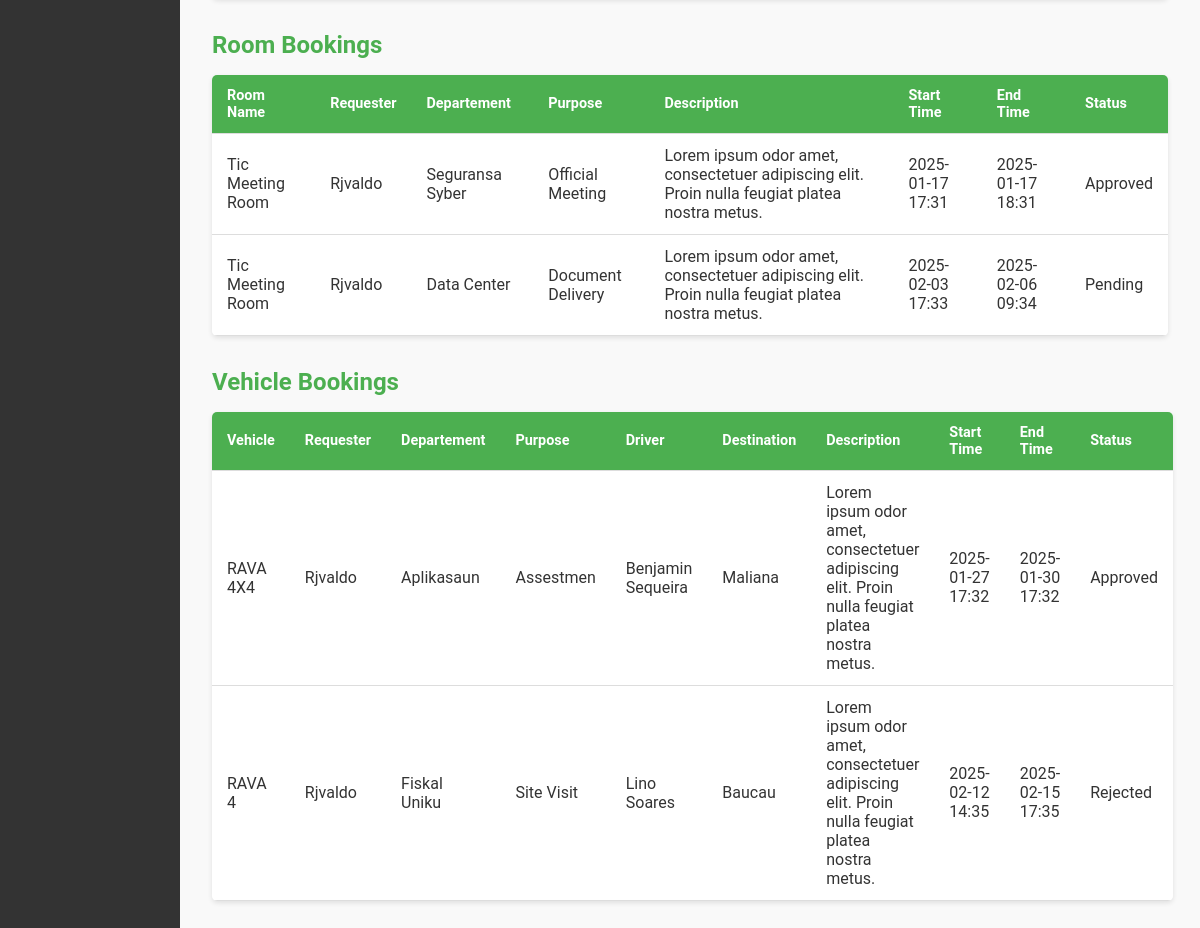
The app's page / (lower part), older data.
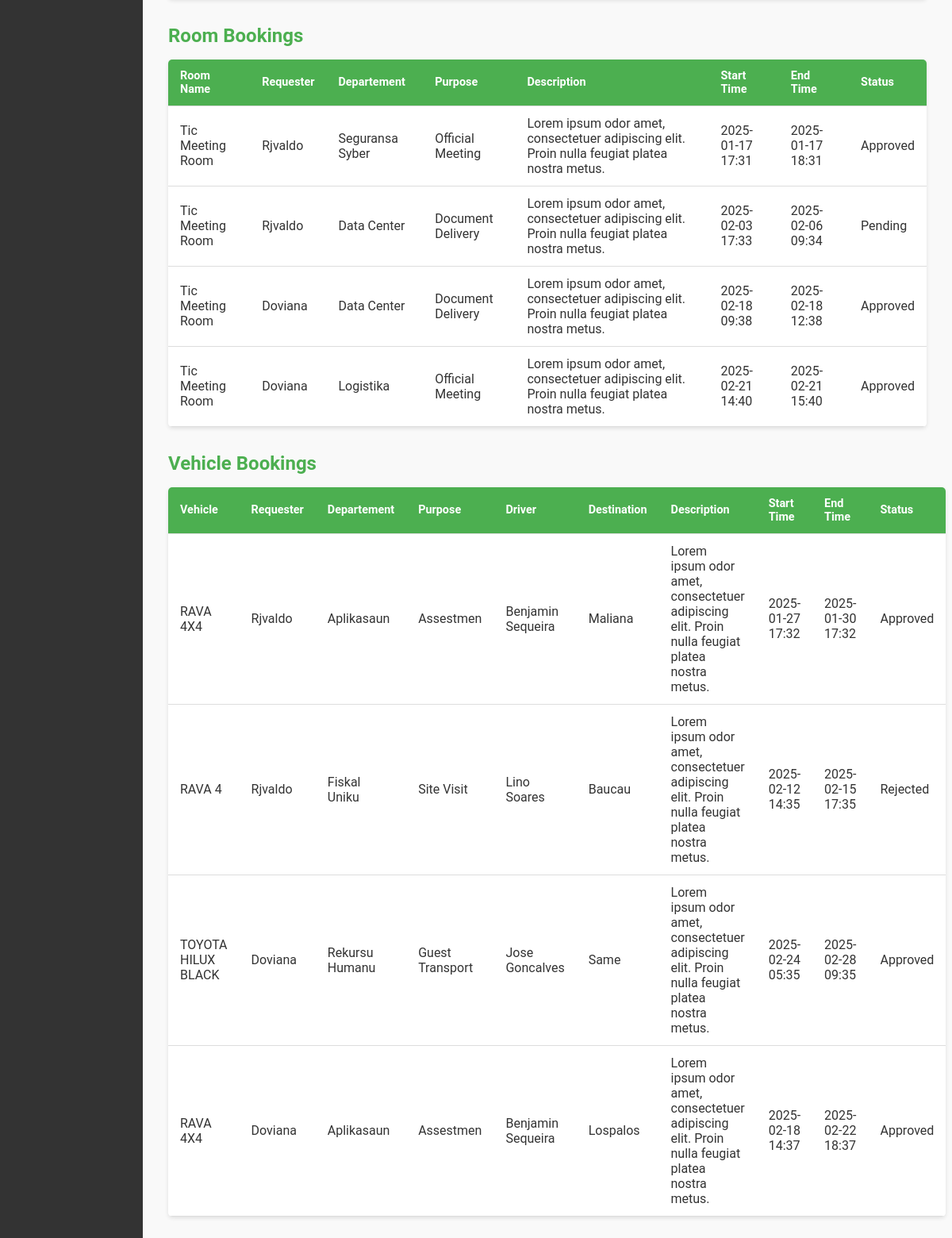
The same page, newer data.
### bookingsystem/models.py (models this page shows, shortened)
class Booking(models.Model):
    RESOURCE_TYPE_CHOICES = [
        ('Room', 'Room'),
        ('Vehicle', 'Vehicle'),
    ]
    STATUS_CHOICES = [
        ('Pending', 'Pending'),
        ('Approved', 'Approved'),
        ('Rejected', 'Rejected'),
    ]
    resource_type = models.CharField(max_length=50, choices=RESOURCE_TYPE_CHOICES)
    purpose = models.ForeignKey(Purpose, on_delete=models.SET_NULL, null=True, blank=False, related_name='bookings')
    room = models.ForeignKey(Room, on_delete=models.SET_NULL, null=True, blank=True, related_name='bookings')
    vehicle = models.ForeignKey(Vehicle, on_delete=models.SET_NULL, null=True, blank=True, related_name='bookings')
    departement = models.ForeignKey(
        Departement,
        on_delete=models.SET_NULL,
        null=True,
        blank=True,
        related_name='bookings'
    )
    destination_address = models.CharField(max_length=255, null=True, blank=True)
    travel_description = models.TextField(null=False, blank=False)
    requester_name = models.ForeignKey(
        settings.AUTH_USER_MODEL,
        on_delete=models.CASCADE,
        related_name='bookings',
        verbose_name='Requester'
    )
    start_time = models.DateTimeField()
    end_time = models.DateTimeField()
    status = models.CharField(max_length=50, choices=STATUS_CHOICES, default='Pending')

class Room(models.Model):
    name = models.CharField(max_length=100)
    capacity = models.IntegerField()
    status = models.CharField(max_length=50, choices=[
        ('Available', 'Available'),
        ('In Use', 'In Use'),
        ('Under Maintenance', 'Under Maintenance'),
    ])

class CustomUser(AbstractUser):
    username = models.CharField(
        max_length=150,
        unique=True,
        validators=[MinLengthValidator(1)],
        error_messages={
            'unique': "A user with that username already exists.",
        },
    )
    email = models.EmailField(unique=True)
    first_name = models.CharField(max_length=150)
    last_name = models.CharField(max_length=150)
    groups = models.ManyToManyField(
        'auth.Group',
        related_name='customuser_groups',  # Tambahkan related_name yang unik
        blank=True,
    )
    user_permissions = models.ManyToManyField(
        'auth.Permission',
        related_name='customuser_permissions',  # Tambahkan related_name yang unik
        blank=True,
    )
    REQUIRED_FIELDS = ['email', 'first_name', 'last_name']
    def __str__(self):
        return self.username

class Departement(models.Model):
    name = models.CharField(max_length=100)

class Purpose(models.Model):
    name = models.CharField(max_length=100, unique=True)

class Vehicle(models.Model):
    name = models.CharField(max_length=100)
    type = models.CharField(max_length=50, choices=[
        ('Sedan', 'Sedan'),
        ('SUV', 'SUV'),
        ('Van', 'Van'),
        ('Truck', 'Truck'),
    ])
    capacity = models.IntegerField()
    status = models.CharField(max_length=50, choices=[
        ('Available', 'Available'),
        ('In Use', 'In Use'),
        ('Under Maintenance', 'Under Maintenance'),
    ])
    driver = models.ForeignKey(
        Driver,
        on_delete=models.SET_NULL,
        null=True,
        blank=True,
        related_name='vehicles'
    )

class Driver(models.Model):
    name = models.CharField(max_length=100)
    license_number = models.CharField(max_length=50, unique=True)

### bookingsystem/views.py (the view)
# urls.py: path('', views.dashboard, name='dashboard'),
def dashboard(request):
    rooms = Room.objects.all()
    vehicles = Vehicle.objects.all()
    bookings = Booking.objects.select_related('room', 'vehicle', 'departement').all()
    departements = Departement.objects.all()
    context = {
        'rooms': rooms,
        'vehicles': vehicles,
        'bookings': bookings,
        'departements': departements,
    }
    return render(request, 'dashboard.html', context)

### bookingsystem/templates/dashboard.html (shortened to what this page needs)
{% load static %}
<!DOCTYPE html>
<html lang="en">
<head>
</head>
<body>
    <div class="container">
        <div class="sidebar">
        </div>
        <div class="main-content">
            <h2>Room Bookings</h2>
            <table>
                <thead>
                    <tr>
                        <th>Room Name</th>
                        <th>Requester</th>
                        <th>Departement</th>
                        <th>Purpose</th>
                        <th>Description</th>
                        <th>Start Time</th>
                        <th>End Time</th>
                        <th>Status</th>
                    </tr>
                </thead>
                <tbody>
                    {% for booking in bookings %}
                        {% if booking.resource_type == "Room" %}
                            <tr>
                                <td>{{ booking.room.name }}</td>
                                <td>{{ booking.requester_name }}</td>
                                <td>
                                    {% if booking.departement %}
                                        {{ booking.departement.name }}
                                    {% else %}
                                        No Departement
                                    {% endif %}
                                </td>
                                <td>{{ booking.purpose.name }}</td>
                                <td>{{ booking.travel_description|default:"-" }}</td>
                                <td>{{ booking.start_time|date:"Y-m-d H:i" }}</td>
                                <td>{{ booking.end_time|date:"Y-m-d H:i" }}</td>
                                <td>{{ booking.status }}</td>
                            </tr>
                        {% endif %}
                    {% empty %}
                        <tr>
                            <td colspan="7" class="no-data">No room bookings available.</td>
                        </tr>
                    {% endfor %}
                </tbody>
            </table>
            <h2>Vehicle Bookings</h2>
    <table>
        <thead>
            <tr>
                <th>Vehicle</th>
                <th>Requester</th>
                <th>Departement</th>
                <th>Purpose</th>
                <th>Driver</th>
                <th>Destination</th>
                <th>Description</th>
                <th>Start Time</th>
                <th>End Time</th>
                <th>Status</th>
            </tr>
        </thead>
        <tbody>
            {% for booking in bookings %}
                {% if booking.resource_type == "Vehicle" %}
                    <tr>
                        <td>{{ booking.vehicle.name }}</td>
                        <td>{{ booking.requester_name }}</td>
                        <td>
                            {% if booking.departement %}
                                {{ booking.departement.name }}
                            {% else %}
                                No Departement
                            {% endif %}
                        </td>
                        <td>
                            {% if booking.purpose %}
                                {{ booking.purpose.name }}
                            {% else %}
                                No Purpose
                            {% endif %}
                        </td>
                        <td>
                            {% if booking.vehicle.driver %}
                                {{ booking.vehicle.driver.name }}
                            {% else %}
                                No Driver
                            {% endif %}
                        </td>
                        <td>{{ booking.destination_address|default:"-" }}</td>
                        <td>{{ booking.travel_description|default:"-" }}</td>
                        <td>{{ booking.start_time|date:"Y-m-d H:i" }}</td>
                        <td>{{ booking.end_time|date:"Y-m-d H:i" }}</td>
                        <td>{{ booking.status }}</td>
                    </tr>
                {% endif %}
            {% empty %}
                <tr>
                    <td colspan="9" class="no-data">No vehicle bookings available.</td>
                </tr>
            {% endfor %}
        </tbody>
    </table>
        </div>
    </div>
</body>
</html>

### bookingsystem/templates/dashboard.html (style rules this page uses)
body { font-family: 'Roboto', Arial, sans-serif; margin: 0; padding: 0; background-color: #f9f9f9; color: #333; }
.container { display: grid; grid-template-columns: 15% 85%; min-height: 100vh; }
.sidebar { background-color: #333; color: white; padding: 1.5rem; }
.main-content { padding: 2rem; overflow-y: auto; }
h1, h2 { color: #4CAF50; margin-bottom: 1rem; }
table { width: 100%; border-collapse: collapse; margin-bottom: 2rem; background-color: white; border-radius: 5px; overflow: hidden; box-shadow: 0 2px 5px rgba(0, 0, 0, 0.1); }
table th, table td { padding: 12px 15px; text-align: left; border-bottom: 1px solid #ddd; }
table th { background-color: #4CAF50; color: white; font-size: 0.9rem; }

Row changes from the older to the newer data that the page shows:
added Booking: room.name "Tic Meeting Room", requester_name "Doviana", departement.name "Data Center", purpose.name "Document Delivery", travel_description "Lorem ipsum odor amet, consectetuer adipiscing elit. Proin nulla feugiat platea nostra metus.", start_time "2025-02-18 09:38", end_time "2025-02-18 12:38", status "Approved", shown under "Room Bookings"
added Booking: room.name "Tic Meeting Room", requester_name "Doviana", departement.name "Logistika", purpose.name "Official Meeting", travel_description "Lorem ipsum odor amet, consectetuer adipiscing elit. Proin nulla feugiat platea nostra metus.", start_time "2025-02-21 14:40", end_time "2025-02-21 15:40", status "Approved", shown under "Room Bookings"
added Booking: vehicle.name "TOYOTA HILUX BLACK", requester_name "Doviana", departement.name "Rekursu Humanu", purpose.name "Guest Transport", vehicle.driver.name "Jose Goncalves", destination_address "Same", travel_description "Lorem ipsum odor amet, consectetuer adipiscing elit. Proin nulla feugiat platea nostra metus.", start_time "2025-02-24 05:35", end_time "2025-02-28 09:35", status "Approved", shown under "Vehicle Bookings"
added Booking: vehicle.name "RAVA 4X4", requester_name "Doviana", departement.name "Aplikasaun", purpose.name "Assestmen", vehicle.driver.name "Benjamin Sequeira", destination_address "Lospalos", travel_description "Lorem ipsum odor amet, consectetuer adipiscing elit. Proin nulla feugiat platea nostra metus.", start_time "2025-02-18 14:37", end_time "2025-02-22 18:37", status "Approved", shown under "Vehicle Bookings"
